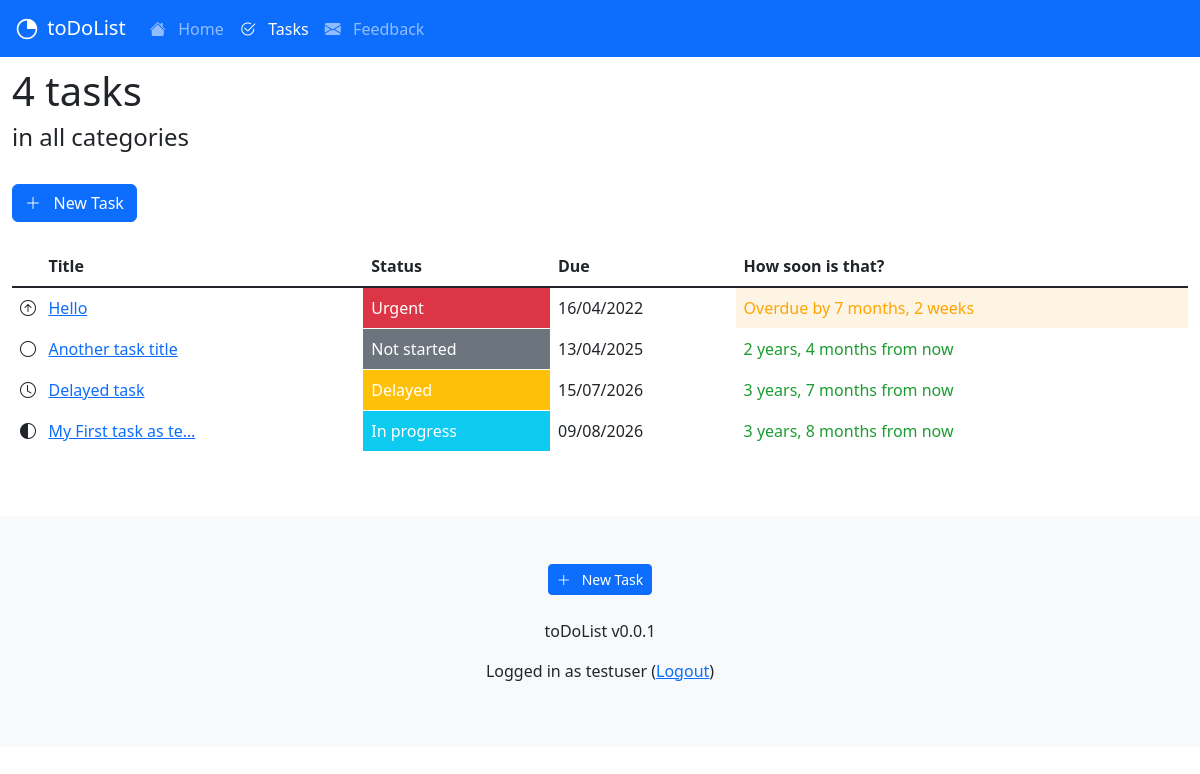
Before: /tasks/ (signed in) with the older database file.
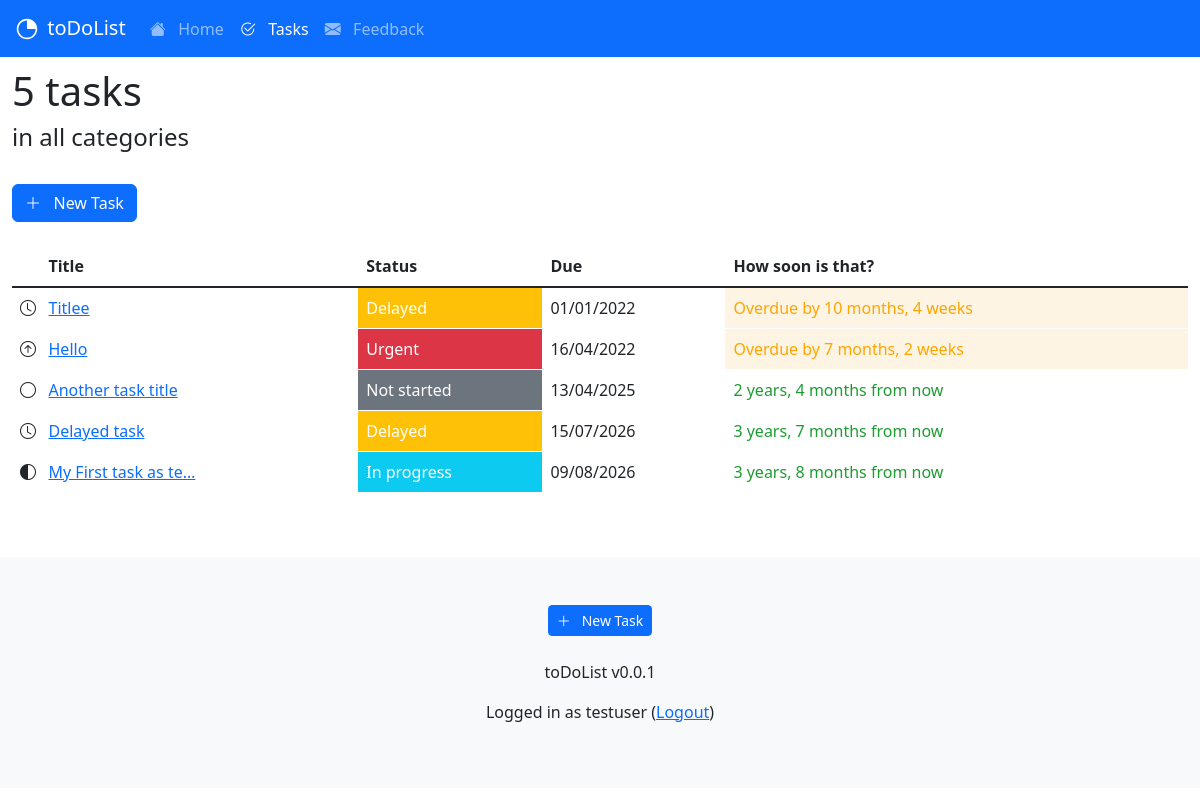
After: the same page with the newer database file.
### taskapp/models.py (models this page shows, shortened)
class Task(models.Model):
    title = models.CharField(max_length = 128, unique=True)
    description = models.TextField()
    created_at = models.DateTimeField(auto_now_add=True)
    updated_at = models.DateTimeField(auto_now=True)
    category = models.CharField(max_length = 128)
    status = models.CharField(max_length = 128)
    due_at = models.DateField()
    author = models.ForeignKey(User, on_delete=models.SET_NULL, null=True, blank=True)
    class Meta:
        indexes = [models.Index(fields=['title']), ]

### taskapp/views.py (the view)
# urls.py: path('', views.index_view, name='tasks_index'),
@login_required
def index_view(request):
    context ={}
    context["today"] = datetime.date.today()
    if is_admin(request.user):
        context["task_list"] = Task.objects.all()
        context["task_count"] = Task.objects.all().count
    else:
        context["task_list"] = Task.objects.filter(author=request.user)
        context["task_count"] = Task.objects.filter(author=request.user).count()
    return render(request, "taskapp/index.html", context)

### taskapp/views.py (called while the page is built)
def is_admin(user):
    return user.groups.filter(name='TasksAdminUsers').exists() or user.is_superuser

### taskapp/templates/taskapp/index.html (shortened to what this page needs)
{% extends 'base.html' %}
{% block content %}
<h1>{{task_count}} tasks</h1>
<h4>in all categories</h4>
<br>
<div class="d-grid gap-2 d-md-block">
    <a class="btn btn-primary" href="{% url 'tasks_new' %}" role="button"><i class="bi bi-plus-lg"></i>&nbsp;&nbsp;&nbsp;New Task</a>
</div>
<br>
<div class="d-none d-md-block">
<div class="table-responsive">
<table class="table table-hover" style="border-color: white;">
    <thead>
    <tr>
        <th><i class="bi bi-square-fill text-white"></i>&nbsp;&nbsp;&nbsp;Title</th>
        <th>Status</th>
        <th>Due</th>
        <th>How soon is that?</th>
    </tr>
    </thead>
    <tbody class="table-group-divider">
    {% for task in task_list|dictsort:"due_at" %}
    <tr>
        <td>
            {% if task.status == 'In progress' %}
            <i class="bi bi-circle-half"></i>
            {% elif task.status == 'Urgent' %}
            <i class="bi bi-arrow-up-circle"></i>
            {% elif task.status == 'Complete' %}
            <i class="bi bi-check-circle-fill"></i>
            {% elif task.status == 'Delayed' %}
            <i class="bi bi-clock"></i>
            {% else %}
            <i class="bi bi-circle"></i>
            {% endif %}
            <a href="{% url 'tasks_detail' task.id %}">
                {{ task.title | truncatechars:20}}</a>
        </td>
        <td class="text-white
            {% if task.status == 'In progress' %}
            bg-info
            {% elif task.status == 'Urgent' %}
            bg-danger
            {% elif task.status == 'Complete' %}
            bg-success
            {% elif task.status == 'Delayed' %}
            bg-warning
            {% else %}
            bg-secondary
            {% endif %}
            ">{{task.status}}
        </td>
       <td>
            {{task.due_at|date:"SHORT_DATE_FORMAT"}}
       </td>
            {% if task.due_at < today %}
            <td style="background-color: rgb(253, 244, 228); color: orange;">
            Overdue by {{task.due_at|timesince:today}}
            {% elif task.due_at == today %}
            <td>
            Today!
            {% else %}
            <td style="color: rgb(28, 156, 49);">
            {{task.due_at|timeuntil:today}} from now
            {% endif %}
        </td>
    </tr>
    {% endfor %}
    </tbody>
</table>
</div>
</div>
{% endblock content %}

Changed rows visible on the page:
added Task: title "Titlee", status "Delayed", due_at "01/01/2022", due_at "10 months, 4 weeks"
Other visible differences:
{{ task_count }}: "4" → "5"
